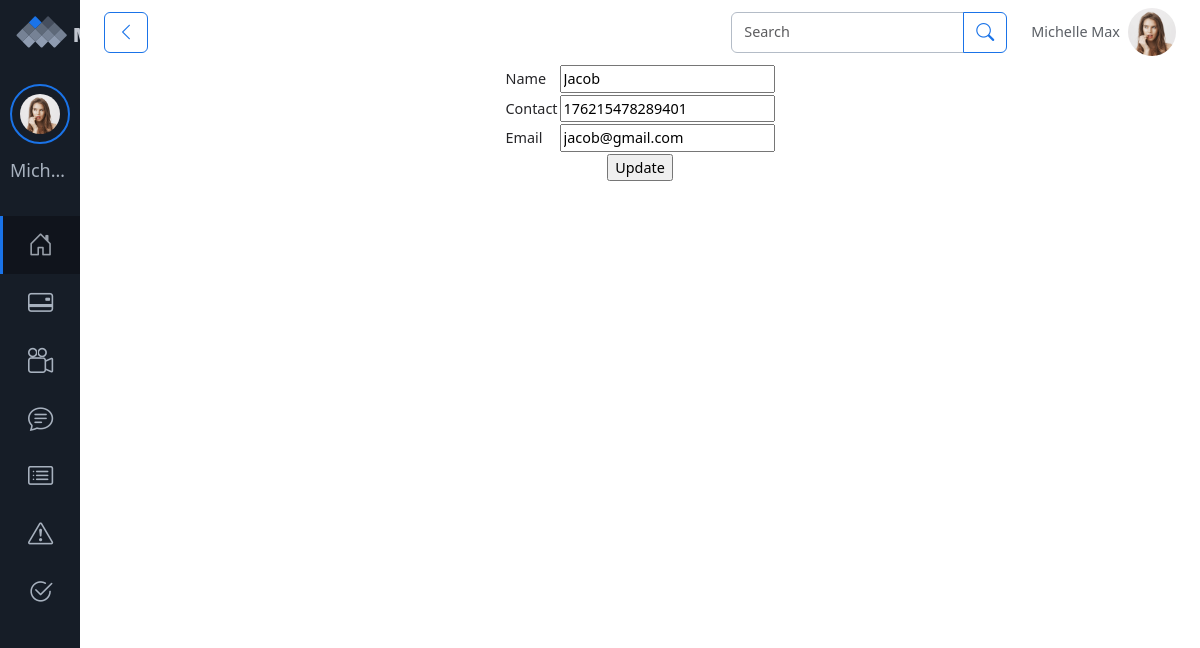
Screenshot of /User/EditProfile/ (signed in) with the database file from the repository.
### Guest/models.py (models this page shows)
class tbl_user(models.Model):
    user_name=models.CharField(max_length=100)
    user_contact=models.CharField(max_length=15)
    user_email=models.EmailField()
    user_photo=models.FileField(upload_to='Files/User/Profile')
    user_gender=models.CharField(max_length=50)
    user_dob=models.DateField()
    user_password=models.CharField(max_length=10)

### User/views.py (the view)
# urls.py: path('EditProfile/',views.edit_profile, name="edit_profile"),
def edit_profile(request):
    User = tbl_user.objects.get(id=request.session["uid"])
    if request.method == 'POST':
        User.user_name = request.POST.get('txt_name')
        User.user_contact = request.POST.get('txt_contact')
        User.user_email = request.POST.get('txt_email')
        User.save()
        return redirect('webuser:show_profile')
    else:
        return render(request,'User/EditProfile.html',{
            'Details':User
        })

### User/Templates/User/EditProfile.html (shortened to what this page needs)
{% extends 'User/Header.html' %}
{% load static %}
{% block content %}
<form action="" method="post">
    <table align="center">
            <tr>
                <td>Name</td>
                <td><input type="text" name="txt_name" value="{{ Details.user_name }}" id=""></td>
            </tr>
            <tr>
                <td>Contact</td>
                <td><input type="text" name="txt_contact" value="{{ Details.user_contact }}" id=""></td>
            </tr>
            <tr>
                <td>Email</td>
                <td><input type="email" name="txt_email" value="{{ Details.user_email }}" id=""></td>
            </tr>
            <tr>
                <td colspan="2" align="center">
                    <input type="submit" name="btn_submit" value="Update"></a>
                </td>
            </tr>
        </table>
    </form>
</body>
</html>
{% endblock content %}

### rows the page displays
tbl_user: txt_name "Jacob", txt_contact "176215478289401", txt_email "jacob@gmail.com"
